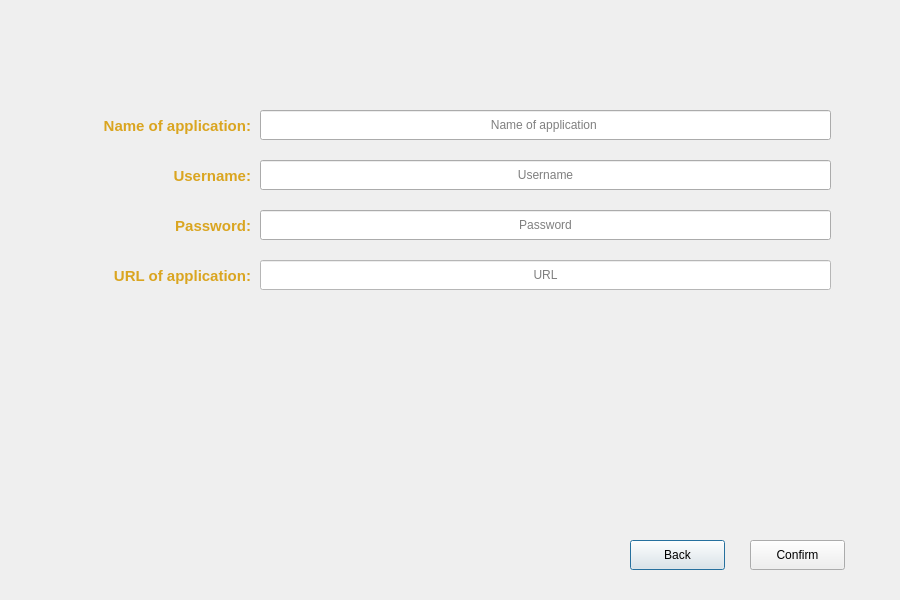
<?xml version="1.0" encoding="UTF-8"?>
<ui version="4.0">
 <class>Dialog</class>
 <widget class="QDialog" name="Dialog">
  <property name="geometry">
   <rect>
    <x>0</x>
    <y>0</y>
    <width>900</width>
    <height>600</height>
   </rect>
  </property>
  <property name="windowTitle">
   <string>Dialog</string>
  </property>
  <widget class="QLabel" name="background_picture">
   <property name="geometry">
    <rect>
     <x>0</x>
     <y>0</y>
     <width>900</width>
     <height>600</height>
    </rect>
   </property>
   <property name="text">
    <string/>
   </property>
   <property name="pixmap">
    <pixmap resource="pictures.qrc">:/pictures/pictures/bluegalaxyblured.png</pixmap>
   </property>
   <property name="scaledContents">
    <bool>true</bool>
   </property>
  </widget>
  <widget class="QPushButton" name="Back_Button">
   <property name="geometry">
    <rect>
     <x>630</x>
     <y>540</y>
     <width>95</width>
     <height>30</height>
    </rect>
   </property>
   <property name="text">
    <string>Back</string>
   </property>
  </widget>
  <widget class="QPushButton" name="Confirm_Button">
   <property name="geometry">
    <rect>
     <x>750</x>
     <y>540</y>
     <width>95</width>
     <height>30</height>
    </rect>
   </property>
   <property name="text">
    <string>Confirm</string>
   </property>
  </widget>
  <widget class="QLabel" name="label_URL">
   <property name="geometry">
    <rect>
     <x>100</x>
     <y>260</y>
     <width>151</width>
     <height>31</height>
    </rect>
   </property>
   <property name="palette">
    <palette>
     <active>
      <colorrole role="WindowText">
       <brush brushstyle="SolidPattern">
        <color alpha="255">
         <red>218</red>
         <green>165</green>
         <blue>32</blue>
        </color>
       </brush>
      </colorrole>
      <colorrole role="Text">
       <brush brushstyle="SolidPattern">
        <color alpha="255">
         <red>218</red>
         <green>165</green>
         <blue>32</blue>
        </color>
       </brush>
      </colorrole>
     </active>
     <inactive>
      <colorrole role="WindowText">
       <brush brushstyle="SolidPattern">
        <color alpha="255">
         <red>218</red>
         <green>165</green>
         <blue>32</blue>
        </color>
       </brush>
      </colorrole>
      <colorrole role="Text">
       <brush brushstyle="SolidPattern">
        <color alpha="255">
         <red>218</red>
         <green>165</green>
         <blue>32</blue>
        </color>
       </brush>
      </colorrole>
     </inactive>
     <disabled/>
    </palette>
   </property>
   <property name="font">
    <font>
     <pointsize>11</pointsize>
     <bold>true</bold>
    </font>
   </property>
   <property name="styleSheet">
    <string notr="true"/>
   </property>
   <property name="text">
    <string>URL of application:</string>
   </property>
   <property name="alignment">
    <set>Qt::AlignRight|Qt::AlignTrailing|Qt::AlignVCenter</set>
   </property>
  </widget>
  <widget class="QLabel" name="label_Username">
   <property name="geometry">
    <rect>
     <x>110</x>
     <y>160</y>
     <width>141</width>
     <height>31</height>
    </rect>
   </property>
   <property name="palette">
    <palette>
     <active>
      <colorrole role="WindowText">
       <brush brushstyle="SolidPattern">
        <color alpha="255">
         <red>218</red>
         <green>165</green>
         <blue>32</blue>
        </color>
       </brush>
      </colorrole>
      <colorrole role="Text">
       <brush brushstyle="SolidPattern">
        <color alpha="255">
         <red>218</red>
         <green>165</green>
         <blue>32</blue>
        </color>
       </brush>
      </colorrole>
     </active>
     <inactive>
      <colorrole role="WindowText">
       <brush brushstyle="SolidPattern">
        <color alpha="255">
         <red>218</red>
         <green>165</green>
         <blue>32</blue>
        </color>
       </brush>
      </colorrole>
      <colorrole role="Text">
       <brush brushstyle="SolidPattern">
        <color alpha="255">
         <red>218</red>
         <green>165</green>
         <blue>32</blue>
        </color>
       </brush>
      </colorrole>
     </inactive>
     <disabled/>
    </palette>
   </property>
   <property name="font">
    <font>
     <pointsize>11</pointsize>
     <bold>true</bold>
    </font>
   </property>
   <property name="styleSheet">
    <string notr="true"/>
   </property>
   <property name="text">
    <string>Username:</string>
   </property>
   <property name="alignment">
    <set>Qt::AlignRight|Qt::AlignTrailing|Qt::AlignVCenter</set>
   </property>
  </widget>
  <widget class="QLabel" name="label_APP_Name">
   <property name="geometry">
    <rect>
     <x>100</x>
     <y>110</y>
     <width>151</width>
     <height>31</height>
    </rect>
   </property>
   <property name="palette">
    <palette>
     <active>
      <colorrole role="WindowText">
       <brush brushstyle="SolidPattern">
        <color alpha="255">
         <red>218</red>
         <green>165</green>
         <blue>32</blue>
        </color>
       </brush>
      </colorrole>
      <colorrole role="Text">
       <brush brushstyle="SolidPattern">
        <color alpha="255">
         <red>218</red>
         <green>165</green>
         <blue>32</blue>
        </color>
       </brush>
      </colorrole>
     </active>
     <inactive>
      <colorrole role="WindowText">
       <brush brushstyle="SolidPattern">
        <color alpha="255">
         <red>218</red>
         <green>165</green>
         <blue>32</blue>
        </color>
       </brush>
      </colorrole>
      <colorrole role="Text">
       <brush brushstyle="SolidPattern">
        <color alpha="255">
         <red>218</red>
         <green>165</green>
         <blue>32</blue>
        </color>
       </brush>
      </colorrole>
     </inactive>
     <disabled/>
    </palette>
   </property>
   <property name="font">
    <font>
     <pointsize>11</pointsize>
     <bold>true</bold>
    </font>
   </property>
   <property name="styleSheet">
    <string notr="true"/>
   </property>
   <property name="text">
    <string>Name of application:</string>
   </property>
   <property name="alignment">
    <set>Qt::AlignRight|Qt::AlignTrailing|Qt::AlignVCenter</set>
   </property>
  </widget>
  <widget class="QLabel" name="label_Password">
   <property name="geometry">
    <rect>
     <x>100</x>
     <y>210</y>
     <width>151</width>
     <height>31</height>
    </rect>
   </property>
   <property name="palette">
    <palette>
     <active>
      <colorrole role="WindowText">
       <brush brushstyle="SolidPattern">
        <color alpha="255">
         <red>218</red>
         <green>165</green>
         <blue>32</blue>
        </color>
       </brush>
      </colorrole>
      <colorrole role="Text">
       <brush brushstyle="SolidPattern">
        <color alpha="255">
         <red>218</red>
         <green>165</green>
         <blue>32</blue>
        </color>
       </brush>
      </colorrole>
     </active>
     <inactive>
      <colorrole role="WindowText">
       <brush brushstyle="SolidPattern">
        <color alpha="255">
         <red>218</red>
         <green>165</green>
         <blue>32</blue>
        </color>
       </brush>
      </colorrole>
      <colorrole role="Text">
       <brush brushstyle="SolidPattern">
        <color alpha="255">
         <red>218</red>
         <green>165</green>
         <blue>32</blue>
        </color>
       </brush>
      </colorrole>
     </inactive>
     <disabled/>
    </palette>
   </property>
   <property name="font">
    <font>
     <pointsize>11</pointsize>
     <bold>true</bold>
    </font>
   </property>
   <property name="styleSheet">
    <string notr="true"/>
   </property>
   <property name="text">
    <string>Password:</string>
   </property>
   <property name="alignment">
    <set>Qt::AlignRight|Qt::AlignTrailing|Qt::AlignVCenter</set>
   </property>
  </widget>
  <widget class="QLineEdit" name="URL_Line">
   <property name="geometry">
    <rect>
     <x>260</x>
     <y>260</y>
     <width>571</width>
     <height>30</height>
    </rect>
   </property>
   <property name="font">
    <font>
     <bold>false</bold>
     <strikeout>false</strikeout>
    </font>
   </property>
   <property name="styleSheet">
    <string notr="true">background-color: rgb(255, 255, 255);</string>
   </property>
   <property name="text">
    <string/>
   </property>
   <property name="alignment">
    <set>Qt::AlignCenter</set>
   </property>
   <property name="placeholderText">
    <string>URL</string>
   </property>
  </widget>
  <widget class="QLineEdit" name="app_Line">
   <property name="geometry">
    <rect>
     <x>260</x>
     <y>110</y>
     <width>571</width>
     <height>30</height>
    </rect>
   </property>
   <property name="font">
    <font>
     <bold>false</bold>
     <strikeout>false</strikeout>
    </font>
   </property>
   <property name="layoutDirection">
    <enum>Qt::LeftToRight</enum>
   </property>
   <property name="text">
    <string/>
   </property>
   <property name="alignment">
    <set>Qt::AlignCenter</set>
   </property>
   <property name="placeholderText">
    <string>Name of application </string>
   </property>
  </widget>
  <widget class="QLineEdit" name="password_Line">
   <property name="geometry">
    <rect>
     <x>260</x>
     <y>210</y>
     <width>571</width>
     <height>30</height>
    </rect>
   </property>
   <property name="font">
    <font>
     <bold>false</bold>
     <strikeout>false</strikeout>
    </font>
   </property>
   <property name="text">
    <string/>
   </property>
   <property name="alignment">
    <set>Qt::AlignCenter</set>
   </property>
   <property name="placeholderText">
    <string>Password</string>
   </property>
  </widget>
  <widget class="QLineEdit" name="username_Line">
   <property name="geometry">
    <rect>
     <x>260</x>
     <y>160</y>
     <width>571</width>
     <height>30</height>
    </rect>
   </property>
   <property name="font">
    <font>
     <bold>false</bold>
     <strikeout>false</strikeout>
    </font>
   </property>
   <property name="text">
    <string/>
   </property>
   <property name="alignment">
    <set>Qt::AlignCenter</set>
   </property>
   <property name="placeholderText">
    <string>Username</string>
   </property>
  </widget>
 </widget>
 <resources>
  <include location="pictures.qrc"/>
 </resources>
 <connections/>
</ui>
